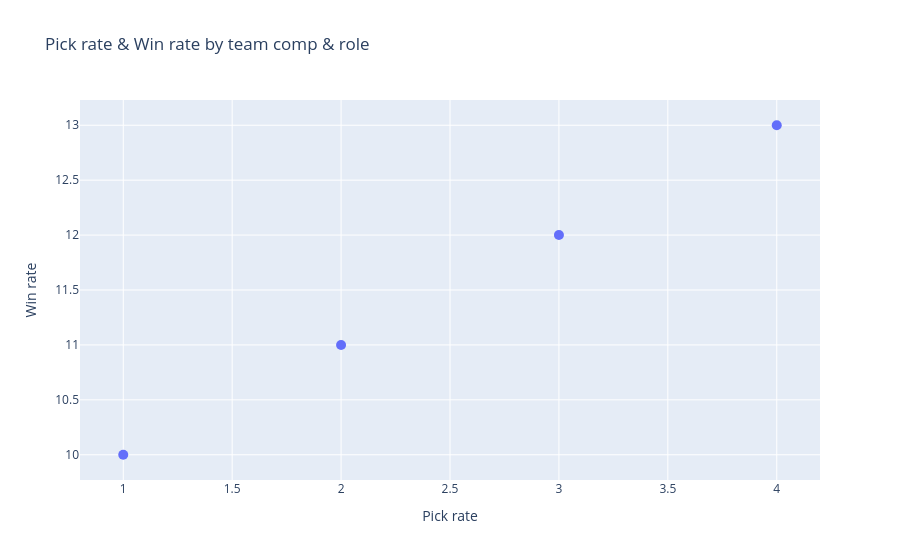

The notebook cell saved with this chart:
### Code cell
trace1 = go.Scatter(
    x = dat['x'],
    y = dat['y'],
    customdata = [dat['names'], dat['role'], dat['other']],
    text = dat['role'],
    name = 'Strategist',
)

layout = go.Layout(title = {'text': 'Pick rate & Win rate by team comp & role'},
                   xaxis = {'title': 'Pick rate'},
                   yaxis = {'title': 'Win rate'})

fig4 = go.Figure(data = [trace1], layout = layout)

fig4.update_traces(mode = 'markers', marker=dict(size=10), hovertemplate="<b>%{customdata}</b>"
                                                    "<br>%{text} example</br>"                                                
                                                    '<br>win rate: %{y}</br>'
                                                    '<br>pick rate: %{x}</br>'
                                                        )

fig4.show()

### Figure 1 — Plotly figure (JSON) as saved in the notebook; plotly's stock layout.template omitted (floating-point values rounded to 4 significant figures)
{"data": [{"customdata": [["a", "b", "c", "d"], [5, 6, 7, 8], [9, 8, 7, 6]], "hovertemplate": "<b>%{customdata}</b><br>%{text} example</br><br>win rate: %{y}</br><br>pick rate: %{x}</br>", "marker": {"size": 10}, "mode": "markers", "name": "Strategist", "text": [5, 6, 7, 8], "type": "scatter", "x": [1, 2, 3, 4], "y": [10, 11, 12, 13]}], "layout": {"title": {"text": "Pick rate & Win rate by team comp & role"}, "xaxis": {"title": {"text": "Pick rate"}}, "yaxis": {"title": {"text": "Win rate"}}}}
